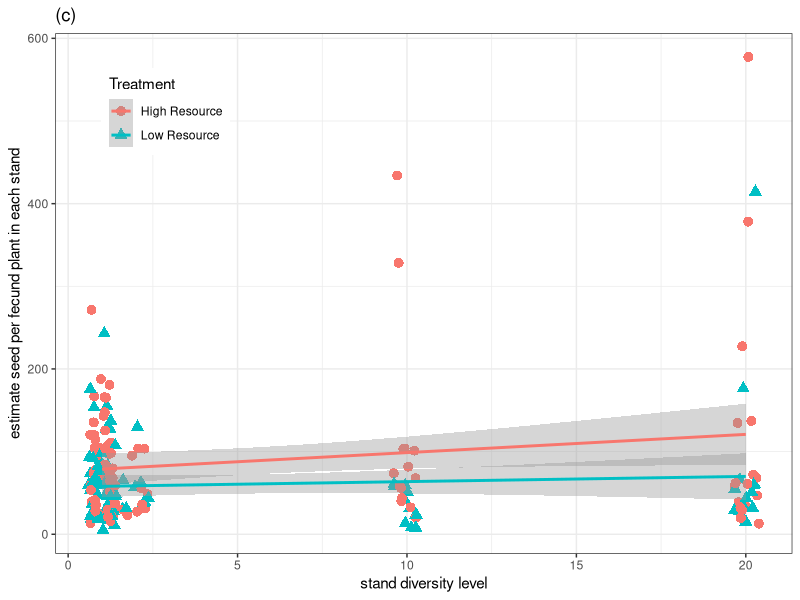

Here is the R script that generated this plot: (Note: this script raises an error after producing the figure.)
#AtCG fecundity figures
#7/23/2019

library(ggplot2)
library(plyr)

#data
# fieldData <- read.csv("FieldDataWithDiversityInfo.csv")
# lineData <- read.csv("chosenLines.csv")

modeldata <- read.delim("modeldata_20190828.txt", na.strings=c(""," ","NA"))
fecundityData <- read.delim("Field-Fecundity-DATA-2018.txt", header = T)

seed_mean <- ddply(fecundityData, .(Pot.Number), summarize, 
                   seedEstMean=mean(Seed_Num_estimate),potTotSiliqueNum=sum(Total.Slique.Number),numFecPlants=length(Pot.Number))
modeldata_f <- merge.data.frame(modeldata, seed_mean, by.x="PotID", by.y="Pot.Number", all.x=TRUE)

modeldata_f<-modeldata_f[!is.na(modeldata_f$seedEstMean),] #lose 18 damaged pots

#divLevel
#trt

names(modeldata_f)[5] <- "Treatment"
modeldata_f$Treatment <- revalue(modeldata_f$Treatment, c("C"="High Resource", "S"="Low Resource"))


####seedEstMean####
pseedEst_div <- ggplot(modeldata_f[modeldata_f$MaxPlantNum > 10,],aes(divLevel,seedEstMean, color=Treatment))+
  # geom_point(aes(shape=trt, color=trt), size=3) + #facet_grid(. ~ Trt)
  geom_jitter(aes(shape=Treatment, color=Treatment), size=3) +
  geom_smooth(method=glm, se=TRUE)+ #ylim(0,1)+
  #   coord_cartesian(ylim = c(0, 1.02)) +
  labs(title ="(c)" , x = "stand diversity level", y = "estimate seed per fecund plant in each stand")+ 
  #   annotate(geom="text", x=-4, y=3.5, label="(a)",fontface="bold", size=5)+
  theme_bw() +
  theme(legend.position=c(.15,.85))
# ggtitle("(f)")+theme(plot.title = element_text(lineheight=2, face="bold",hjust = 0))
pseedEst_div


# png("AtCG_fecundity.png",width=665, height = 400, pointsize = 12)
# # svg("KTurnerFig3.svg", width=6.65, height=9, pointsize = 12)
# # multiplot(pbiomass_div, pbiomass_kin,pbiomass_ft, cols=3) 
# pseedEst_div
# dev.off()

####fecundity - prediction plots####
modeldata_p <- merge.data.frame(modeldata, predtype[,c(1,8)], by="PotID")
# modeldata_p<-modeldata_p[!is.na(modeldata$FH_Wt),]
# modeldata_p$perPlantFH_Wt <- modeldata_p$FH_Wt/modeldata_p$MaxPlantNum
modeldata_p <- modeldata_p[modeldata_p$plotType %!in% "mono",]
levels(modeldata_p$typePlot)<-c(levels(modeldata_p$typePlot),"div")  #Add the extra level to your factor
modeldata_p$typePlot[is.na(modeldata_p$typePlot)] <- "div"           #Change NA to "div"
summary(modeldata_p)

library(plyr)

seed_mean <- ddply(fecundityData, .(Pot.Number), summarize, 
                   seedEstMean=mean(Seed_Num_estimate),potTotSiliqueNum=sum(Total.Slique.Number),numFecPlants=length(Pot.Number))
modeldata_pf <- merge.data.frame(modeldata_p, seed_mean, by.x="PotID", by.y="Pot.Number", all.x=TRUE)

modeldata_pf<-modeldata_pf[!is.na(modeldata_pf$seedEstMean),]

names(modeldata_pf)[5] <- "Treatment"
modeldata_pf$Treatment <- revalue(modeldata_pf$Treatment, c("C"="High Resource", "S"="Low Resource"))


pseedEst_pred <- ggplot(modeldata_pf[modeldata_pf$MaxPlantNum > 10,],aes(Treatment,seedEstMean, color=typePlot))+
  # geom_point(aes(shape=typePlot, color=typePlot), size=3) + #facet_grid(. ~ Trt)
  geom_jitter(aes(shape=typePlot, color=typePlot), size=3) +
  # geom_smooth(method=glm, se=TRUE)+ #ylim(0,1)+
  #   coord_cartesian(ylim = c(0, 1.02)) +
  labs(title ="(c)" , x = "prediction stand type", y = "estimate seed per fecund plant in each stand")+ 
  #   annotate(geom="text", x=-4, y=3.5, label="(a)",fontface="bold", size=5)+
  theme_bw() +
  theme(legend.position=c(.9,.8))
# ggtitle("(f)")+theme(plot.title = element_text(lineheight=2, face="bold",hjust = 0))
pseedEst_pred


png("AtCG_fecundity_pred.png",width=665, height = 400, pointsize = 12)
# svg("KTurnerFig3.svg", width=6.65, height=9, pointsize = 12)
# multiplot(pbiomass_div, pbiomass_kin,pbiomass_ft, cols=3)
pseedEst_pred
dev.off()
